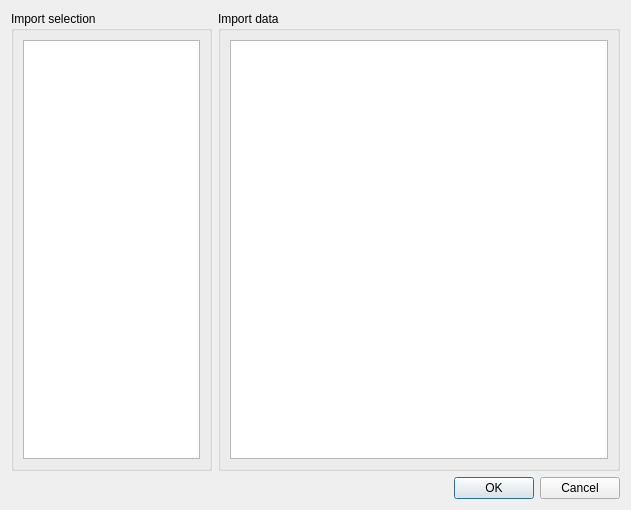
<?xml version="1.0" encoding="UTF-8"?>
<ui version="4.0">
 <class>CSVImporterDialog</class>
 <widget class="QDialog" name="CSVImporterDialog">
  <property name="geometry">
   <rect>
    <x>0</x>
    <y>0</y>
    <width>631</width>
    <height>510</height>
   </rect>
  </property>
  <property name="windowTitle">
   <string>CSV Importer</string>
  </property>
  <layout class="QVBoxLayout" name="verticalLayout_3">
   <item>
    <layout class="QHBoxLayout" name="horizontalLayout" stretch="1,2">
     <item>
      <widget class="QGroupBox" name="groupBox">
       <property name="title">
        <string>Import selection</string>
       </property>
       <layout class="QVBoxLayout" name="verticalLayout_2">
        <item>
         <widget class="QListWidget" name="m_QListWidget_ImportSelection">
          <property name="selectionMode">
           <enum>QAbstractItemView::MultiSelection</enum>
          </property>
         </widget>
        </item>
       </layout>
      </widget>
     </item>
     <item>
      <widget class="QGroupBox" name="groupBox_2">
       <property name="title">
        <string>Import data</string>
       </property>
       <layout class="QVBoxLayout" name="verticalLayout">
        <item>
         <widget class="QTableWidget" name="m_QTableWidget_ImportData"/>
        </item>
       </layout>
      </widget>
     </item>
    </layout>
   </item>
   <item>
    <widget class="QDialogButtonBox" name="buttonBox">
     <property name="orientation">
      <enum>Qt::Horizontal</enum>
     </property>
     <property name="standardButtons">
      <set>QDialogButtonBox::Cancel|QDialogButtonBox::Ok</set>
     </property>
    </widget>
   </item>
  </layout>
 </widget>
 <resources/>
 <connections>
  <connection>
   <sender>buttonBox</sender>
   <signal>accepted()</signal>
   <receiver>CSVImporterDialog</receiver>
   <slot>accept()</slot>
   <hints>
    <hint type="sourcelabel">
     <x>248</x>
     <y>254</y>
    </hint>
    <hint type="destinationlabel">
     <x>157</x>
     <y>274</y>
    </hint>
   </hints>
  </connection>
  <connection>
   <sender>buttonBox</sender>
   <signal>rejected()</signal>
   <receiver>CSVImporterDialog</receiver>
   <slot>reject()</slot>
   <hints>
    <hint type="sourcelabel">
     <x>316</x>
     <y>260</y>
    </hint>
    <hint type="destinationlabel">
     <x>286</x>
     <y>274</y>
    </hint>
   </hints>
  </connection>
 </connections>
</ui>
